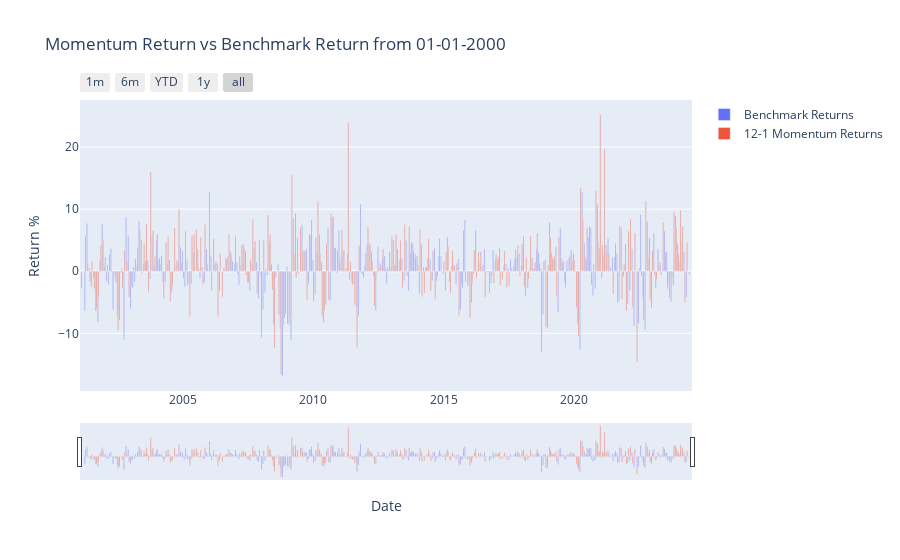

This figure's notebook cell:
### Code cell
# Create a Plotly figure
fig = go.Figure()

# Add the benchmark returns bar trace
fig.add_trace(
    go.Bar(
        x=gains.index,
        y=gains.values,
        name='Benchmark Returns'
    )
)

# Add the momentum returns bar trace
fig.add_trace(
    go.Bar(
        x=total_returns_df_ma.index,
        y=total_returns_df_ma['Total Returns'],
        name='12-1 Momentum Returns'
    )
)

# Update the layout to include a range slider
fig.update_layout(
    title=' Momentum Return vs Benchmark Return from 01-01-2000',
    xaxis_title='Date',
    yaxis_title='Return %',
    barmode='group',
    xaxis=dict(
        rangeselector=dict(
            buttons=list([
                dict(count=1, label="1m", step="month", stepmode="backward"),
                dict(count=6, label="6m", step="month", stepmode="backward"),
                dict(count=1, label="YTD", step="year", stepmode="todate"),
                dict(count=1, label="1y", step="year", stepmode="backward"),
                dict(step="all")
            ])
        ),
        rangeslider=dict(
            visible=True
        ),
        type="date"
    )
)

# Show the plot
fig.show()

### Figure 1 — Plotly figure (JSON) as saved in the notebook; plotly's stock layout.template omitted (floating-point values rounded to 4 significant figures; data arrays with more than 128 entries replaced by an {"elided": "..."} marker saying what was removed)
{"data": [{"name": "Benchmark Returns", "type": "bar", "x": {"elided": "278 str values"}, "y": {"elided": "278 float values"}}, {"name": "12-1 Momentum Returns", "type": "bar", "x": {"elided": "282 str values"}, "y": {"elided": "282 float values"}}], "layout": {"barmode": "group", "title": {"text": " Momentum Return vs Benchmark Return from 01-01-2000"}, "xaxis": {"rangeselector": {"buttons": [{"count": 1, "label": "1m", "step": "month", "stepmode": "backward"}, {"count": 6, "label": "6m", "step": "month", "stepmode": "backward"}, {"count": 1, "label": "YTD", "step": "year", "stepmode": "todate"}, {"count": 1, "label": "1y", "step": "year", "stepmode": "backward"}, {"step": "all"}]}, "rangeslider": {"visible": true}, "title": {"text": "Date"}, "type": "date"}, "yaxis": {"title": {"text": "Return %"}}}}
